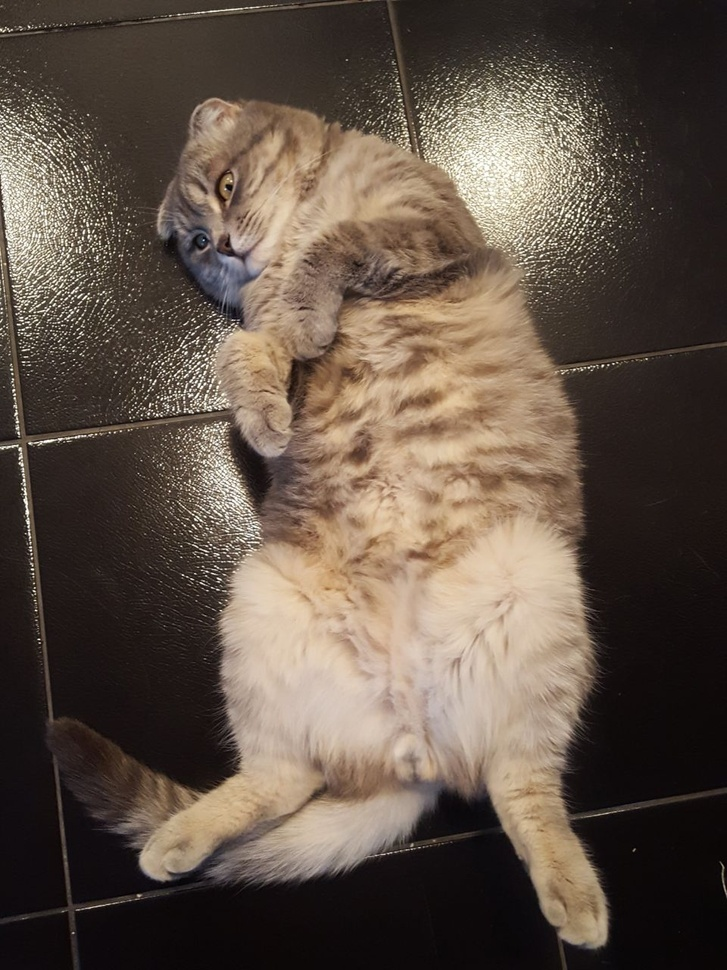
#> input picture Dataroot_M2W4_labs/cat2.jpeg, 727 x 970 px, shrunk from 960 x 1280 before the run
$ jupyter execute --allow-errors PCA_2.ipynb
#> lines starting #> are read from the running program, lines starting #| are printed output that depends on the picture
# Principal Component Analisis

Welcome to your next lab! In this assignment you will explore problem of reducing dimensionality of data and restoring it back using your PCA model.

**You will learn to:**
- Build the general architecture of a learning algorithm with OOP in mind:
    - Helper functions
        - Normalization
        - Eigendecomposition
    - PCA Class
        - Transform
        - Restore

## 1 - Packages ##

First, let's run the cell below to import all the packages that you will need during this assignment.
- [numpy](www.numpy.org) is the fundamental package for scientific computing with Python.
- [matplotlib](http://matplotlib.org) is a famous library to plot graphs in Python.
- [PIL](https://pypi.org/project/PIL/) is the Python Imaging Library.
- [mpl_toolkits](https://matplotlib.org/mpl_toolkits/index.html) collections of application-specific functions that extend Matplotlib.

[cell 1]
import numpy as np
import matplotlib.pyplot as plt
from PIL import Image

from mpl_toolkits.mplot3d import Axes3D
from mpl_toolkits.mplot3d import proj3d

## 2 - Overview of the Problem set ##

**Problem Statement**:
In this assignment we have an image as dataset. We will reduce its dimensionality using our algorithm. Here it is represented as array with dimension (1280, 960).

[cell 2]
img = Image.open('cat2.jpeg')
#> img is the input picture: PIL image 727x970 RGB; mean R, G, B 96.3, 82.6, 71.1
img = img.convert('L', colors=256)
#> img: PIL image 727x970 L
img = np.array(img, dtype=np.uint8)
imgplot = plt.imshow(img, cmap='gray')
plt.show()

[cell 3]
print('Shape of image:', img.shape)
#| Shape of image: (970, 727)

**Expected Output**:

Shape of image: (1280, 960)

But firstly we will check performance of PCA on simple synthetic dataset, which includes 13 examples with 3 features:

[cell 4]
X = np.asarray([[12, 15, 20, 24, 27, 30, 63, 8, 67, 43, 11, 15, 67],
                [34, 31, 29, 88, 76, 80, 89, 53, 48, 66, 45, 50, 85],
                [45, 50, 43, 60, 65, 59, 89, 53, 43, 31, 33, 40, 80]]).T
print('Shape of input data:', X.shape)

**Expected output:**

Shape of input data: (13, 3)

Let's visualize it:

[cell 5]
fig = plt.figure(figsize=(8,8))
ax = fig.add_subplot(111, projection='3d')
plt.rcParams['legend.fontsize'] = 10
ax.plot(X.T[0,:], X.T[1,:], X.T[2,:], 'o', markersize=8, color='blue', alpha=0.5, label='Initial')

ax.legend(loc='upper right')

plt.show()

## 3 -  Principal Component Analisis. General Architecture
**Mathematical expression of the algorithm**:

Principal Component Analysis (PCA) is a simple linear transformation technique that is used in numerous applications, such as stock market predictions, the analysis of gene expression data, and many more.

Steps of the algorithm:
- Standardize the data;
- Obtain the Eigenvectors and Eigenvalues from the covariance matrix;
- Sort eigenvalues in descending order and choose the $k$ eigenvectors that correspond to the $k$ largest eigenvalues where $k$ is the number of dimensions of the new feature subspace $(k≤$n_features);
- Construct the projection matrix $W$ from the selected $k$ eigenvectors;
- Transform the original dataset $X$ via $W$ to obtain a $k$-dimensional feature subspace $Y$.

### 3.1 -  Eigendecomposition: Computing Eigenvectors and Eigenvalues,

**Standardizing the data**

Whether to standardize the data prior to a PCA on the covariance matrix depends on the measurement scales of the original features. Since PCA yields a feature subspace that maximizes the variance along the axes, it makes sense to standardize the data, especially, if it was measured on different scales.

Let's transform the data onto unit scale, which is a requirement for the optimal performance of many machine learning algorithms. We will do it using standard score:
$$z = \frac{x - \mu}{\sigma}\tag{1}$$

[cell 6]
# GRADED FUNCTION: normalize

def normalize(X):
    """
    Normalise data before processing

    Arguments:
    X -- matrix of input features of shape (n_examples, n_features)

    Returns:
    X_norm -- normalized matrix of shape (n_examples, n_features)
    norm_parameters -- matrix of normalization parameters, such as mean and std by columns;
        shape (2, n_features)

    """

    ### START CODE HERE ###
    std = np.std(X, axis=0)
    res = []
    mean = np.mean(X, axis=0)
    for row in X:
        res.append ( (row - mean )/ std)
    X_norm = np.array(res)
    norm_parameters = np.stack((mean,std))
    ### END CODE HERE ###

    return X_norm, norm_parameters

[cell 7]
norm_test, norm_pars_test = normalize(X)
print('Normalized:')
print(norm_test[0])
print('Parameters:')
print(norm_pars_test)

**Expected Output**:

<table style="width:50%">
    <tr>
        <td> **Normalized: ** </td>
       <td> [-0.89985013 -1.19521931 -0.49137306]</td>

    </tr>

    <tr>
        <td> **Parameters:** </td>
       <td>[[30.92307692 59.53846154 53.15384615]
 [21.02914292 21.36717607 16.59400334]]</td>

    </tr>


</table>

The eigenvectors and eigenvalues of a covariance (or correlation) matrix represent the "core" of a PCA: The eigenvectors (principal components) determine the directions of the new feature space, and the eigenvalues determine their magnitude. In other words, the eigenvalues explain the variance of the data along the new feature axes.

**Covariance Matrix**

The classic approach to PCA is to perform the eigendecomposition on the covariance matrix $Σ$, which is a $n_{features}×n_{features}$ matrix where each element represents the covariance between two features.

We can summarize the calculation of the covariance matrix via the following matrix equation:
$$\Sigma_{ij} = \frac{1}{N} \sum_{n=1}^{N} (x(n)_i – \mu_i)(x(n)_j – \mu_j)\tag{2}$$
where $\bar{x}$ is the mean vector ${\bar{x}} = \sum\limits_{k=1}^n x_{i}$.
The mean vector is a $n_{features}$-dimensional vector where each value in this vector represents the sample mean of a feature column in the dataset.

**Correlation Matrix**

A correlation matrix is used if the variances of individual variates differ much, or if the units of measurement of the individual variates differ.

$$\Sigma_{ij} = \frac{x_{ij}}{\sqrt{x_{ii}x_{jj}}}\tag{3}$$

**SVD**

While the eigendecomposition of the covariance or correlation matrix may be more intuitiuve, most PCA implementations perform a Singular Vector Decomposition (SVD) to improve the computational efficiency.

To perform SVD in the right way we need to transpose the input matrix, so $X^T$ will have dimension $n_{features}×n_{samples}$. Let us assume that it is centered, i.e. column means have been subtracted and are now equal to zero.

Then the $n_{features}×n_{features}$ covariance matrix $C$ is given by $$C=X^TX/(n_{samples}−1).\tag{4}$$ It is a symmetric matrix and so it can be diagonalized: $$C = ULU^T,\tag{5}$$
where $U$ is a matrix of eigenvectors (each column is an eigenvector) and $L$ is a diagonal matrix with eigenvalues $λ_i$ in the decreasing order on the diagonal. The eigenvectors are called principal axes or principal directions of the data. Projections of the data on the principal axes are called principal components, also known as PC scores; these can be seen as new, transformed, variables. The $j$-th principal component is given by $j$-th column of $X^TV$. The coordinates of the $i$-th data point in the new PC space are given by the $i$-th row of $UX^T$.

If we now perform singular value decomposition of $X^T$, we obtain a decomposition
$$X^T=USV^T,\tag{6}$$
where $U$ is a unitary matrix and $S$ is the diagonal matrix of singular values $s_i$. From here one can easily see that $$C = USV^TVSU^T/(n_{samples}-1) = U \frac{S^2}{n_{samples}-1}U^T,\tag{7}$$
meaning that right singular vectors $U$ are principal directions and that singular values are related to the eigenvalues of covariance matrix via $λ_i=s^2_i/(n_{samples}−1)\tag{8}$.

[cell 8]
# GRADED CLASS: Eigendecomposition

class Eigendecomposition():

    def covariance(self, X):
        """
        Calculates eigenvectors and eigenvalues of covariance matrix
        Arguments:

        X -- normalized input matrix with shape (n_examples, n_features)

        Returnes:

        eig_vals -- array of eigenvalues with shape (n_features, )
        eig_vecs -- matrix of eigenvectors with shape (n_features, n_features)
        """

        ### START CODE HERE
        #X = np.array(X)
        #print(X)
        cv = np.cov(np.transpose(X))
        #print(cv)
        w, v = np.linalg.eig(cv)
        e_val = w
        e_vect = v
        ### END CODE HERE ###
        return e_val, e_vect

    def correlation(self, X):
        """
        Calculates eigenvectors and eigenvalues of correlation matrix
        Arguments:

        X -- normalized input matrix with shape (n_examples, n_features)

        Returnes:

        eig_vals -- array of eigenvalues with shape (n_features, )
        eig_vecs -- matrix of eigenvectors with shape (n_features, n_features)
        """

        ### START CODE HERE ###
        cor = np.corrcoef(np.transpose(X))
        w, v = np.linalg.eig(cor)
        e_val = w
        e_vect = v
        ### END CODE HERE ###
        return e_val, e_vect

    def svd(self, X):
        """
        Calculates eigenvectors and eigenvalues by svd
        Arguments:

        X -- normalized input matrix with shape (n_examples, n_features)

        Returnes:

        eig_vals -- array of eigenvalues with shape (n_features, )
        eig_vecs -- matrix of eigenvectors with shape (n_features, n_features)
        """

        ### START CODE HERE ###
        e_vect, e_val, vh = np.linalg.svd(np.transpose(X), full_matrices=True)
        #C = u * ((s**2) / (X.shape[0]-1) ) * np.transpose(u)
        #lam = ((s**2) / (X.shape[0]-1) )
        e_val = (e_val**2) / (X.shape[0]-1)
        #e_val = s
        #e_vect = u
        ### END CODE HERE ###
        return e_val, e_vect

[cell 9]
cov_vals, cov_vects = Eigendecomposition().covariance(norm_test)

for ev in cov_vects:
    np.testing.assert_array_almost_equal(1.0, np.linalg.norm(ev))
print('Everything ok!')

[cell 10]
cor_vals, cor_vects = Eigendecomposition().correlation(norm_test)

for ev in cor_vects:
    np.testing.assert_array_almost_equal(1.0, np.linalg.norm(ev))
print('Everything ok!')

[cell 11]
svd_vals, svd_vects = Eigendecomposition().svd(norm_test)
#print(svd_vals, svd_vects)

for ev in svd_vects:
    np.testing.assert_array_almost_equal(1.0, np.linalg.norm(ev))
print('Everything ok!')

### 3.2-3.3 - Selecting Principal Components, Projection Onto the New Feature Space

The typical goal of a PCA is to reduce the dimensionality of the original feature space by projecting it onto a smaller subspace, where the eigenvectors will form the axes.

In order to decide which eigenvector(s) can be dropped without losing too much information for the construction of lower-dimensional subspace, we need to inspect the corresponding eigenvalues: the eigenvectors with the lowest eigenvalues bear the least information about the distribution of the data - those are the ones can be dropped.

So now we need to implement following steps:
1. Compute eigenvectors $(e_1,e_2,...,e_d)$ and corresponding eigenvalues $(λ_1,λ_2,...,λ_d)$.
In order to do so, the common approach is to rank the eigenvalues from highest to lowest in order choose the top $k$ eigenvectors.
2. Sort the eigenvectors by decreasing eigenvalues and choose $k$ eigenvectors with the largest eigenvalues to form a $n_{features}×k$ dimensional matrix $W$ (where every row represents an eigenvector)
3. Use this $n_{features}×k$ eigenvector matrix to transform the samples onto the new subspace. This can be summarized by the mathematical equation: $$Y=X_{normalized}×W\tag{9}$$ (where $X_{normalized}$ is an normalized input matrix with shape $n_{samples}×n_{features}$, and $Y$ is the transformed $n_{samples}×k$-dimensional matrix of samples in the new subspace.)

4. To restore input matrix $X$ we should do next operation: $$X_{restored} = Y×W^T.\tag{10}$$ But don't forget that we worked with normalized data, so we also have to put it to the initial form back (use `norm_parameters` from `normalization` function).

[cell 12]
# GRADED CLASS: PCA

class PCA():
    """
    Parameters:
    -----------
    X -- matrix of input features of shape (n_features, n_examples)
    n -- number of principal components
    """

    def __init__(self, X, n, eigendecomposition):
        self.X = X
        self.n = n
        self.eigendecomposition = eigendecomposition
        self.X_norm = None
        self.norm_params = None


    def transform(self):
        """
        Transforms the samples into the new subspace

        Returns:
        transformed -- reduced matrix of input features with shape (n_samples, n)
        matrix_w -- matrix of n eigenvectors with largest eigenvalues with shape (n_features, n)
        """

        ### START CODE HERE ###
        self.X_norm, self.norm_params = normalize(self.X)
        eig_vals, eig_vecs = self.eigendecomposition(self.X_norm)
        eig_pairs = list([(eig_vals[i], eig_vecs[:,i]) for i in range(len(eig_vals))])
        eig_pairs.sort()
        eig_pairs.reverse()
        matrix_w = []
        for i in eig_pairs[:self.n]:
              matrix_w.append(i[1])
        matrix_w = np.array(matrix_w)
        matrix_w = matrix_w.T
        transformed = np.dot(self.X_norm,matrix_w)
        ### END CODE HERE ###

        return transformed, matrix_w


    def restore(self):
        """
        Restores "original" values

        Returns:
        matrix with shape (n_features, n_examples),
            containing restored values depending on reduced input matrix of features
        """

        ### START CODE HERE ###
        transformed, matrix_w = self.transform()
        X_r = np.dot(transformed,matrix_w.T)
        X_rest = X_r* self.norm_params[1]+ self.norm_params[0]
        return X_rest
        ### END CODE HERE ###

After completing all steps, the next question is “how many principal components are we going to choose for our new feature subspace?” A useful measure is the so-called “explained variance,” which can be calculated from the eigenvalues. The explained variance tells us how much information (variance) can be attributed to each of the principal components.

[cell 13]
tot = sum(cov_vals)
var_exp = [(i / tot)*100 for i in sorted(cov_vals, reverse=True)]
cum_var_exp = np.cumsum(var_exp)

#> (the rest of this cell did not finish here and is left out)

The plot above clearly shows that most of the variance (~77% of the variance to be precise) can be explained by the first principal component alone. The second principal component still bears some information (~19%) while the third and fourth principal components can safely be dropped without losing to much information. Together, the first two principal components contain ~96% of the information.

Initialize model:

[cell 14]
pca = PCA(X, 2, Eigendecomposition().correlation)

Reducing of input matrix dimencion:

[cell 15]
reduced_x, reduced_eigenvects = pca.transform()
print('Reduced input matrix:')
print(reduced_x[:5])

**Expected Output**:

<table style="width:20%">
    <tr>
       <td>
        Reduced input matrix:
       </td>
       <td> [[-1.49086967 -0.15159675]
 [-1.3199115  -0.10840709]
 [-1.50049321  0.29895991]
 [ 0.87097958 -0.90026658]
 [ 0.7886636  -0.71439948]]
    </tr>
</table>

Let's plot our reduced data and compare it with original:

[cell 16]
plt.plot(reduced_x.T[0,:], reduced_x.T[1,:], 'o', markersize=7, color='blue', alpha=0.5, label='Reduced')

plt.xlabel('x_values')
plt.ylabel('y_values')
plt.legend()

plt.show()
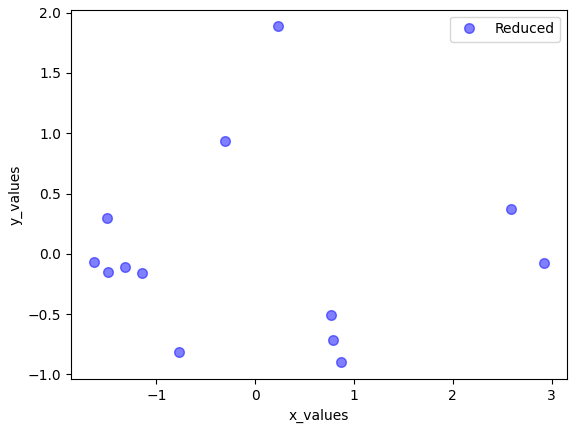
#> figure drawn by matplotlib, 1 panel

Now let's restore "original" values by the reduced:

[cell 17]
new_x = pca.restore()
print('Restored:')
print(new_x[:5])

**Expected Output**:

<table style="width:80%">
    <tr>
       <td>
        Restored:
       </td>
       <td> [[11.51573657 41.48068378 39.47263947]
 [14.1995759  43.36459173 40.86399609]
 [19.41116905 38.09599585 36.27911059]
 [24.69623033 77.24494687 67.94674095]
 [27.07495924 74.84206341 65.85558128]]
    </tr>
</table>

Visualising of restored values:

[cell 18]
from matplotlib import pyplot as plt
from mpl_toolkits.mplot3d import Axes3D
from mpl_toolkits.mplot3d import proj3d

fig = plt.figure(figsize=(8,8))
ax = fig.add_subplot(111, projection='3d')
ax.plot(X.T[0,:], X.T[1,:], X.T[2,:], 'o', markersize=8, color='blue', alpha=0.5, label='Initial')
ax.plot(new_x.T[0,:], new_x.T[1,:], new_x.T[2,:], '^', markersize=8, alpha=0.5, color='red', label='Restored')

ax.legend(loc='upper right')


plt.show()
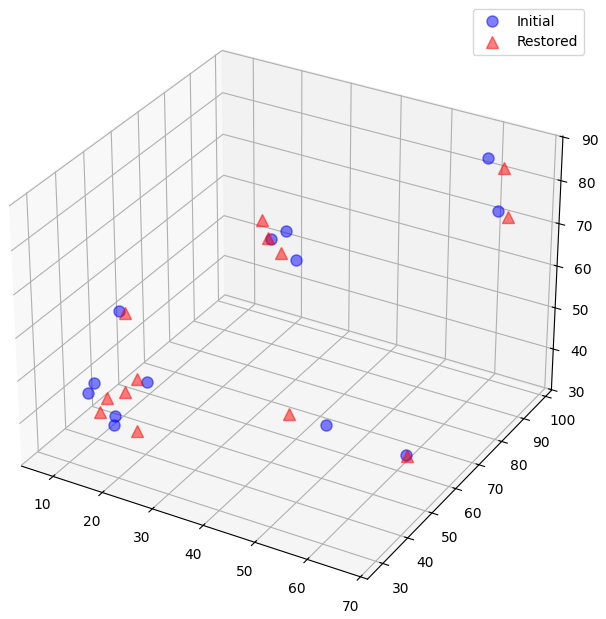
#> figure drawn by matplotlib, 1 panel

## 4 - Trying the Algorithm on Image

Initializing the model for processing our data:

[cell 19]
pca_img = PCA(img, 50, Eigendecomposition().covariance)

[cell 20]
reduced_img, reduced_eigenvects_img = pca_img.transform()
#> in normalize (call 4), `std = np.std(X, axis=0)`: std = 727 values, max 73.81 at index 478, min 8.73 at index 718, mean 48.6
#> in normalize (call 4), `mean = np.mean(X, axis=0)`: mean = 727 values, max 143.3 at index 519, min 19.94 at index 716, mean 85.36
#> after the loop in normalize (call 4), `for row in X:`: res = 970 items
#> in normalize (call 4), `X_norm = np.array(res)`:
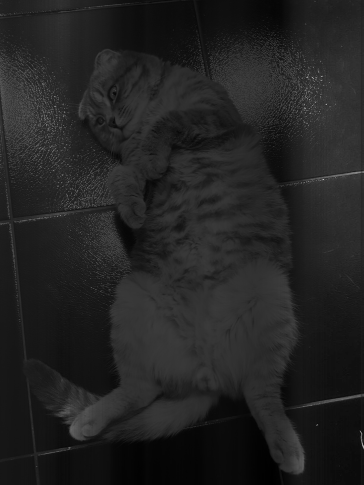
#> X_norm: shape (970, 727) float64 (shown at 1/2 size); min -2.18, max 13.67, mean -7.74e-18; drawn with min black and max white
#> in covariance (call 2), `cv = np.cov(np.transpose(X))`:
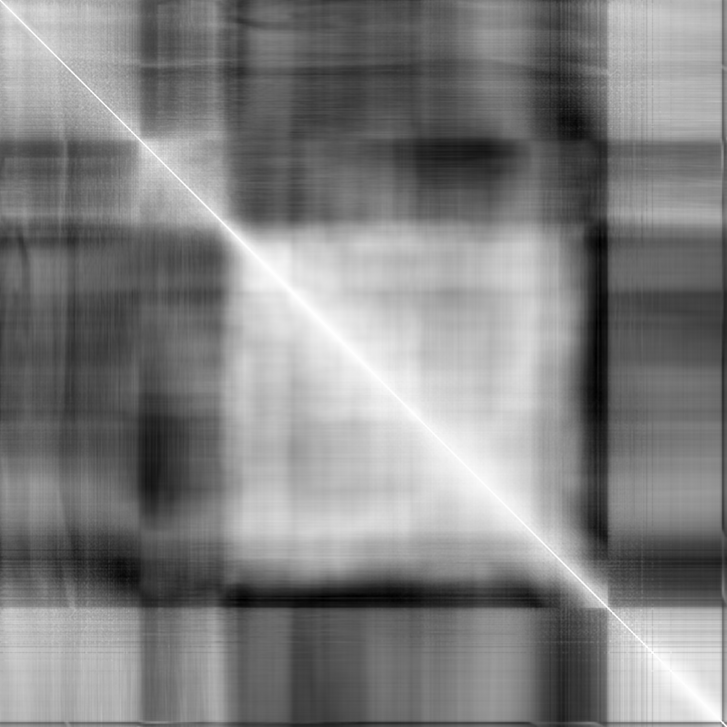
#> cv: shape (727, 727) float64; min -0.416, max 1, mean 0.3; drawn with min black and max white
#> in covariance (call 2), `w, v = np.linalg.eig(cv)`:
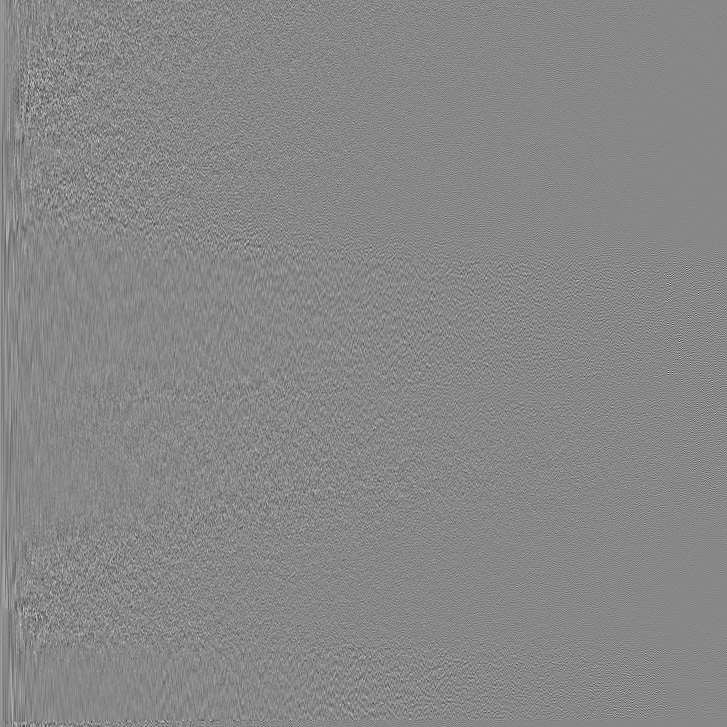
#> v: shape (727, 727) float64; min -0.371, max 0.326, mean 7.9e-05; drawn with min black and max white
#> in covariance (call 2), `w, v = np.linalg.eig(cv)`: w = 727 values, max 254.6 at index 0, min 5.91e-06 at index 667, mean 1
#> in covariance (call 2), `e_val = w`: e_val has the same summary as w
print('Reduced array:')
print(reduced_img.shape)
#| (970, 50)

**Expected Output**:

<table style="width:20%">
    <tr>
       <td>
        Reduced array:
       </td>
       <td> (1280, 50)
    </tr>
</table>

Now let's restore the image and compare it with original:

[cell 21]
restored_img = pca_img.restore()
#> in restore (call 2), `X_r = np.dot(transformed,matrix_w.T)`:
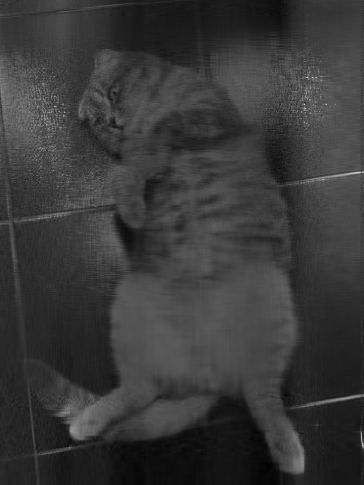
#> X_r: shape (970, 727) float64 (shown at 1/2 size); min -2.43, max 8.49, mean 8e-17; drawn with min black and max white
#> in restore (call 2), `X_rest = X_r* self.norm_params[1]+ self.norm_params[0]`:
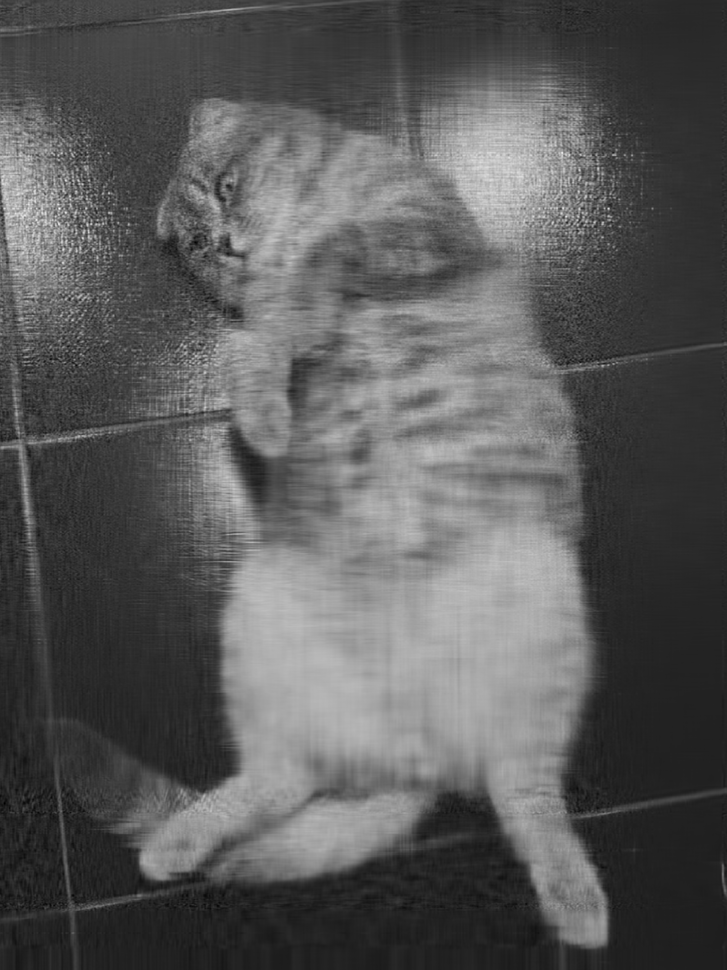
#> X_rest: shape (970, 727) float64; min -34.66, max 305.3, mean 85.4; drawn with min black and max white
